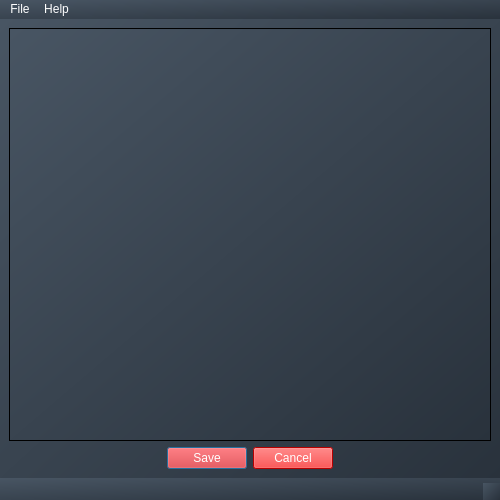
<?xml version="1.0" encoding="UTF-8"?>
<ui version="4.0">
 <class>MainWindow</class>
 <widget class="QMainWindow" name="MainWindow">
  <property name="geometry">
   <rect>
    <x>0</x>
    <y>0</y>
    <width>500</width>
    <height>500</height>
   </rect>
  </property>
  <property name="sizePolicy">
   <sizepolicy hsizetype="Expanding" vsizetype="Fixed">
    <horstretch>0</horstretch>
    <verstretch>0</verstretch>
   </sizepolicy>
  </property>
  <property name="minimumSize">
   <size>
    <width>400</width>
    <height>400</height>
   </size>
  </property>
  <property name="windowTitle">
   <string>Task Reminder</string>
  </property>
  <property name="windowOpacity">
   <double>0.950000000000000</double>
  </property>
  <property name="styleSheet">
   <string notr="true">background-color: qlineargradient(x1: 0, y1: 0, x2: 1, y2: 1,stop: 0 rgb(72, 85, 99), stop: 1 rgb(41, 50, 60));
color:white;</string>
  </property>
  <widget class="QWidget" name="centralwidget">
   <layout class="QVBoxLayout" name="verticalLayout_2">
    <item>
     <widget class="QScrollArea" name="scrollArea">
      <property name="widgetResizable">
       <bool>true</bool>
      </property>
      <widget class="QWidget" name="scrollAreaWidgetContents">
       <property name="geometry">
        <rect>
         <x>0</x>
         <y>0</y>
         <width>480</width>
         <height>408</height>
        </rect>
       </property>
       <layout class="QVBoxLayout" name="verticalLayout"/>
      </widget>
     </widget>
    </item>
    <item>
     <layout class="QGridLayout" name="gridLayout">
      <item row="0" column="0" alignment="Qt::AlignHCenter|Qt::AlignBottom">
       <widget class="QDialogButtonBox" name="buttonBox">
        <property name="styleSheet">
         <string notr="true">background-color:red;</string>
        </property>
        <property name="orientation">
         <enum>Qt::Horizontal</enum>
        </property>
        <property name="standardButtons">
         <set>QDialogButtonBox::Cancel|QDialogButtonBox::Save</set>
        </property>
        <property name="centerButtons">
         <bool>true</bool>
        </property>
       </widget>
      </item>
     </layout>
    </item>
   </layout>
  </widget>
  <widget class="QMenuBar" name="menubar">
   <property name="geometry">
    <rect>
     <x>0</x>
     <y>0</y>
     <width>500</width>
     <height>21</height>
    </rect>
   </property>
   <widget class="QMenu" name="menuFile">
    <property name="title">
     <string>File</string>
    </property>
    <addaction name="actionAdd_Task"/>
    <addaction name="actionExit"/>
   </widget>
   <widget class="QMenu" name="menuHelp">
    <property name="title">
     <string>Help</string>
    </property>
    <addaction name="actionAbout"/>
   </widget>
   <addaction name="menuFile"/>
   <addaction name="menuHelp"/>
  </widget>
  <widget class="QStatusBar" name="statusbar"/>
  <action name="actionAdd_Task">
   <property name="icon">
    <iconset resource="../../../../../../Bangla-Voice-Calculator/TaskResource.qrc">
     <normaloff>:/Resources/add.png</normaloff>:/Resources/add.png</iconset>
   </property>
   <property name="text">
    <string>Add Task</string>
   </property>
   <property name="shortcut">
    <string>Ctrl+Shift+N</string>
   </property>
  </action>
  <action name="actionAbout">
   <property name="icon">
    <iconset resource="../../../../../../Bangla-Voice-Calculator/TaskResource.qrc">
     <normaloff>:/Resources/about.png</normaloff>:/Resources/about.png</iconset>
   </property>
   <property name="text">
    <string>About</string>
   </property>
   <property name="shortcut">
    <string>Ctrl+B</string>
   </property>
  </action>
  <action name="actionExit">
   <property name="icon">
    <iconset resource="../../../../../../Bangla-Voice-Calculator/TaskResource.qrc">
     <normaloff>:/Resources/exit.png</normaloff>:/Resources/exit.png</iconset>
   </property>
   <property name="text">
    <string>Exit</string>
   </property>
   <property name="shortcut">
    <string>Ctrl+Q</string>
   </property>
  </action>
 </widget>
 <resources>
  <include location="../../../../../../Bangla-Voice-Calculator/TaskResource.qrc"/>
 </resources>
 <connections/>
</ui>
